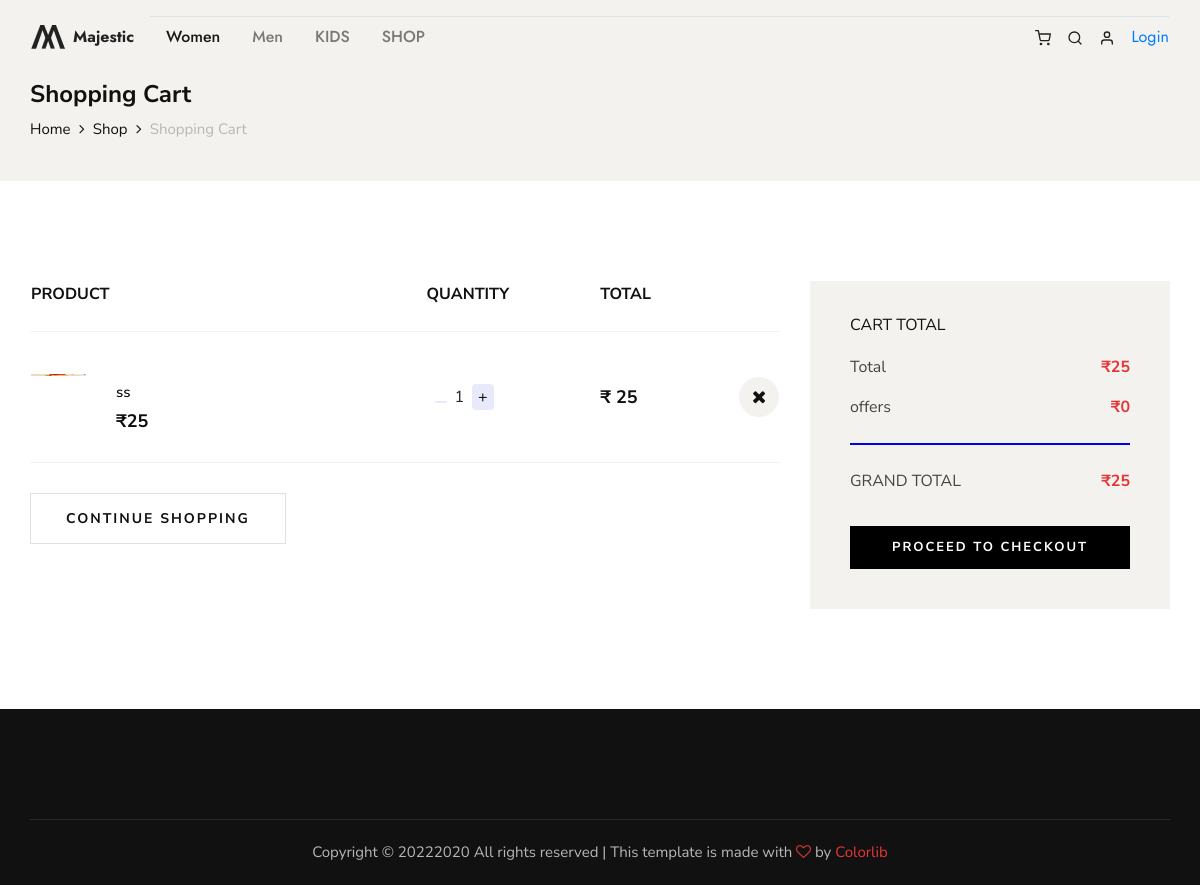
The page /cart/1 on the database its author committed.
### cart_orders/models.py (models this page shows, shortened)
class CartProduct(models.Model):
    product = models.ForeignKey(Products, on_delete=models.CASCADE, blank=True)
    quantity = models.IntegerField(blank=True)
    total_amount = models.IntegerField(blank=True)
    cart = models.ForeignKey(Cart, on_delete= models.CASCADE, blank=True,null=True)

class Cart(models.Model):
    user = models.OneToOneField(Accounts, on_delete=models.CASCADE, blank=True, null=True)
    grand_total = models.IntegerField(blank=True, null=True)
    coupon_offer = models.IntegerField(default=0)

### product/models.py (models this page shows, shortened)
class Products(models.Model):
    name = models.CharField(max_length=100,unique=True)
    details = models.TextField()
    price = models.IntegerField()
    offer = models.IntegerField(default=0)
    stock = models.IntegerField()
    category_id = models.ForeignKey(Category, on_delete=models.PROTECT, related_name='category')
    image_product = models.ImageField(upload_to = 'photos/products', blank = True, max_length=300)
    image_product4 = models.ImageField(upload_to = 'photos/products2', blank = True, max_length=300)
    image_product5 = models.ImageField(upload_to = 'photos/products3', blank = True, max_length=300)

### user_side/views.py (the view, shortened to what this page needs)
# urls.py: path('cart/<int:us>',views.cart),
def cart(request, us):
    print( 'hello')
    myuser = Accounts.objects.get(id=us)
    single_cart = Cart.objects.get(user=myuser)
    full_cart = CartProduct.objects.filter(cart = single_cart).order_by('-id')
    total_offer = 0
    for product in full_cart:
        total_offer = total_offer+product.product.offer*product.quantity
    return render(request,'shop-cart.html',{'products':full_cart,'single':single_cart,'offer':total_offer})

### user_side/templates/shop-cart.html (shortened to what this page needs)
{% extends 'navbar.html' %}
{% load mathfilters %}
{% block content %}
{% load static %}
    <section class="breadcrumb-option pt-7">
        <div class="container">
            <div class="row">
                <div class="col-lg-12">
                    <div class="breadcrumb__text">
                        <h4>Shopping Cart</h4>
                        <div class="breadcrumb__links">
                            <a href="/">Home</a>
                            <a href="#">Shop</a>
                            <span>Shopping Cart</span>
                        </div>
                    </div>
                </div>
            </div>
        </div>
    </section>
    <section class="shopping-cart spad">
        <div class="container">
            <div class="row">
                <div class="col-lg-8">
                    <div class="shopping__cart__table">
                        <table>
                            <thead>
                                <tr>
                                    <th>Product</th>
                                    <th>Quantity</th>
                                    <th>Total</th>
                                    <th></th>
                                </tr>
                            </thead>
                            <tbody>
                                {% for product in products %}
                                <tr id="d{{product.id}}">
                                    <td class="product__cart__item">
                                        <div class="product__cart__item__pic">
                                            <img src="{{product.product.image_product.url}}" height="2" width="55" alt="">
                                        </div>
                                        <div class="product__cart__item__text">
                                            <h6>{{product.product.name}}</h6>
                                            <h5>₹{{product.product.price}}</h5>
                                        </div>
                                    </td>
                                    {% if product.quantity == 1 %}
                                    <td class="quantity__item">
                                        <button class="mx-2 rounded" id="na{{product.id}}" onclick="minus({{product.id}},{{single.id}})" style="font-weight: 900; border: none;background-color: rgba(206, 206, 249, 0.449);"></button><span id="{{product.id}}" >{{product.quantity}}</span><button class="mx-2 rounded" onclick="plus({{product.id}},{{single.id}})" style="border: none;background-color: rgba(206, 206, 249, 0.449);">+</button>
                                    </td>
                                    {% endif %}
                                    <td class="cart__price" >  ₹ <span id="t{{product.id}}">{{product.total_amount}}</span></td>
                                    <td class="cart__close"><i class="fa fa-close" type="submit" onclick="delet({{product.id}},{{single.id}})"></i></td>
                                </tr>
                                {% endfor %}
                            </tbody>
                        </table>
                    </div>
                    <div class="row">
                        <div class="col-lg-6 col-md-6 col-sm-6">
                            <div class="continue__btn">
                                <a href="#">Continue Shopping</a>
                            </div>
                        </div>
                    </div>
                </div>
                <div class="col-lg-4">
                    <div class="cart__total">
                        <h6>Cart total</h6>
                        <ul>
                            <li>Total <span id="grand">{{single.grand_total}}</span> <span>₹</span></li>
                             <li>offers <span id="offer">{{offer}}</span><span>₹</span></li>
                             <hr style="color: blue;" >
                             <li>GRAND TOTAL  <span id="gr">{{single.grand_total|sub:offer}}</span> <span>₹</span></li>
                        </ul>
                        {% if user.username %}
                        <a href="/check/{{user.id}}" class="primary-btn">Proceed to checkout</a>
                        {% else %}
                        <a href="/guest_check" class="primary-btn"> Proceed to checkout</a>
                        {% endif %}
                    </div>
                </div>
            </div>
        </div>
    </section>
    <footer class="footer">
        <div class="container">
            <div class="row">
                <div class="col-lg-12 text-center">
                    <div class="footer__copyright__text">
                        <p>Copyright ©
                            2020
                            All rights reserved | This template is made with <i class="fa fa-heart-o"
                            aria-hidden="true"></i> by <a href="https://colorlib.com" target="_blank">Colorlib</a>
                        </p>
                    </div>
                </div>
            </div>
        </div>
    </footer>
{% endblock  %}

### static/product/css/style.css (style rules this page uses)
html, body { height: 100%; font-family: "Nunito Sans", sans-serif; -webkit-font-smoothing: antialiased; }
h1, h2, h3, h4, h5, h6 { margin: 0; color: #111111; font-weight: 400; font-family: "Nunito Sans", sans-serif; }
h4 { font-size: 24px; }
h5 { font-size: 18px; }
h6 { font-size: 16px; }
p { font-size: 15px; font-family: "Nunito Sans", sans-serif; color: #3d3d3d; font-weight: 400; line-height: 25px; margin: 0 0 15px 0; }
img { max-width: 100%; }
ul, ol { padding: 0; margin: 0; }
.spad { padding-top: 100px; padding-bottom: 100px; }
.primary-btn { display: inline-block; font-size: 13px; font-weight: 700; text-transform: uppercase; padding: 14px 30px; color: #ffffff; background: #000000; letter-spacing: 4px; }
.footer { background: #111111; padding-top: 70px; }
.footer__copyright__text { border-top: 1px solid rgba(255, 255, 255, 0.1); padding: 20px 0; margin-top: 40px; }
.footer__copyright__text p { color: #b7b7b7; margin-bottom: 0; }
.footer__copyright__text p i { color: #e53637; }
.footer__copyright__text p a { color: #e53637; }
.breadcrumb-option { background: #f3f2ee; padding: 40px 0; }
.breadcrumb__text h4 { color: #111111; font-weight: 700; margin-bottom: 8px; }
.breadcrumb__links a { font-size: 15px; color: #111111; margin-right: 18px; display: inline-block; position: relative; }
.breadcrumb__links a:after { position: absolute; right: -14px; top: 0; content: ""; font-family: "FontAwesome"; }
.breadcrumb__links span { font-size: 15px; color: #b7b7b7; display: inline-block; }
.shopping__cart__table { margin-bottom: 30px; }
.shopping__cart__table table { width: 100%; }
.shopping__cart__table table thead { border-bottom: 1px solid #f2f2f2; }
.shopping__cart__table table thead tr th { color: #111111; font-size: 16px; font-weight: 700; text-transform: uppercase; padding-bottom: 25px; }
.shopping__cart__table table tbody tr { border-bottom: 1px solid #f2f2f2; }
.shopping__cart__table table tbody tr td { padding-bottom: 30px; padding-top: 30px; }
.shopping__cart__table table tbody tr td.product__cart__item { width: 400px; }
.shopping__cart__table table tbody tr td.product__cart__item .product__cart__item__pic { float: left; margin-right: 30px; }
.shopping__cart__table table tbody tr td.product__cart__item .product__cart__item__text { overflow: hidden; padding-top: 21px; }
.shopping__cart__table table tbody tr td.product__cart__item .product__cart__item__text h6 { color: #111111; font-size: 15px; font-weight: 600; margin-bottom: 10px; }
.shopping__cart__table table tbody tr td.product__cart__item .product__cart__item__text h5 { color: #0d0d0d; font-weight: 700; }
.shopping__cart__table table tbody tr td.quantity__item { width: 175px; }
.shopping__cart__table table tbody tr td.cart__price { color: #111111; font-size: 18px; font-weight: 700; width: 140px; }
.shopping__cart__table table tbody tr td.cart__close i { font-size: 18px; color: #111111; height: 40px; width: 40px; background: #f3f2ee; border-radius: 50%; line-height: 40px; text-align: center; }
.continue__btn a { color: #111111; font-size: 14px; font-weight: 700; letter-spacing: 2px; text-transform: uppercase; border: 1px solid #e1e1e1; padding: 14px 35px; display: inline-block; }
.cart__total { background: #f3f2ee; padding: 35px 40px 40px; }
.cart__total h6 { color: #111111; text-transform: uppercase; margin-bottom: 12px; }
.cart__total ul { margin-bottom: 25px; }
.cart__total ul li { list-style: none; font-size: 16px; color: #444444; line-height: 40px; overflow: hidden; }
.cart__total ul li span { font-weight: 700; color: #e53637; float: right; }
.cart__total .primary-btn { display: block; padding: 12px 10px; text-align: center; letter-spacing: 2px; }
@media only screen and (min-width: 1200px) { .container { max-width: 1170px; } }

### rows shown on the page
CartProduct: product.image_product (picture), product.name "ss", product.price "25", quantity "1", total_amount "25"
Cart: grand_total "25", grand_total|sub "25"

### other values the page prints
{{ offer }} "0"
